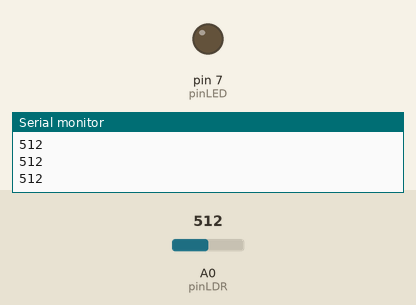
A sketch run on a simulated Arduino Uno, built with avr-gcc and run on an emulated ATmega328P. Shown: output pins drawn as LEDs (lit = HIGH), the last lines printed to the serial monitor. The test bench sets the inputs (shaded band); at power-on: A0 (pinLDR) = 512.

Above: at 1.2 s.
1.3 s: A0 (pinLDR) set to 486
At 2.3 s:
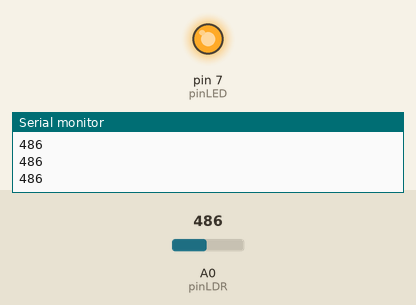
2.8 s: A0 (pinLDR) set to 510
At 3.8 s:
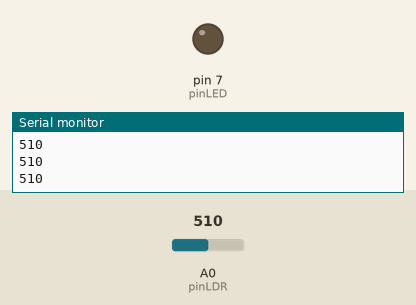
4.3 s: A0 (pinLDR) set to 490
At 5.2 s:
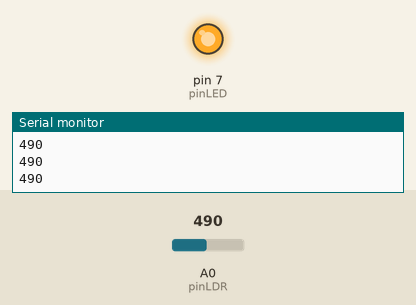
Timing chart, 0 to 7.3 s (numbered marks = the images above; inputs shaded):
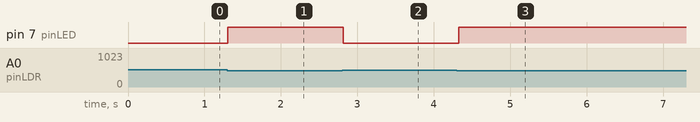

The sketch:

simulation_street_light.ino
```cpp
// SIMULATION OF A STREET LAMP

const int pinLED = 7;
const int pinLDR = A0;
int amountOfLight = 0;

void setup() {

  // We should observe the results
  Serial.begin(9600);
  pinMode(pinLDR, INPUT);
  pinMode(pinLED, OUTPUT);

}

void loop() {

  amountOfLight = analogRead(pinLDR);
  Serial.println(amountOfLight);

  if(amountOfLight > 500){
    // I used a voltage divider circuit
    // HIGH VOLTAGES = HIGH RESULTS = BRIGHT
    digitalWrite(pinLED, LOW);
  }
  else{
    // LOW VOLTAGES = LOW RESULTS = DARKNESS
    digitalWrite(pinLED, HIGH);
  }


  delay(50);

}
```

Measured:
- the behaviour switches between 501 and 500 on A0 (pinLDR) (found by bisection; images 0 and 1)
- after the input at 1.3 s, pin 7 (pinLED): LOW → HIGH at once
- after the input at 2.8 s, pin 7 (pinLED): HIGH → LOW at once
- after the input at 4.3 s, pin 7 (pinLED): LOW → HIGH at once
